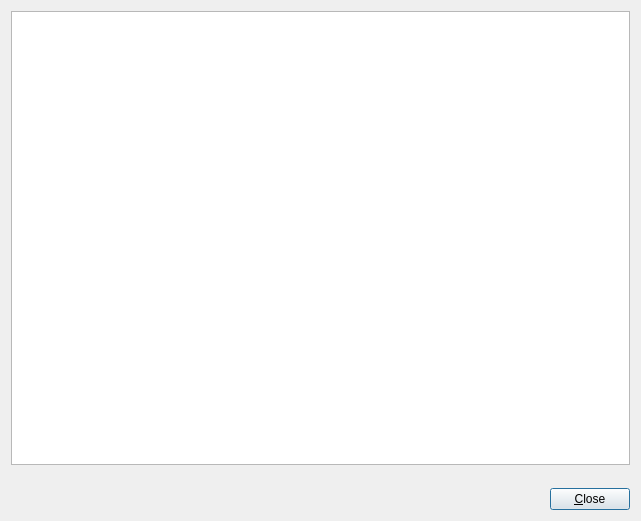
<?xml version="1.0" encoding="UTF-8"?>
<ui version="4.0">
 <class>LogView</class>
 <widget class="QDialog" name="LogView">
  <property name="geometry">
   <rect>
    <x>0</x>
    <y>0</y>
    <width>641</width>
    <height>521</height>
   </rect>
  </property>
  <property name="windowTitle">
   <string>Log Viewer</string>
  </property>
  <layout class="QVBoxLayout" name="verticalLayout">
   <item>
    <widget class="QTextEdit" name="textEdit"/>
   </item>
   <item>
    <spacer name="verticalSpacer">
     <property name="orientation">
      <enum>Qt::Vertical</enum>
     </property>
     <property name="sizeType">
      <enum>QSizePolicy::Minimum</enum>
     </property>
     <property name="sizeHint" stdset="0">
      <size>
       <width>20</width>
       <height>17</height>
      </size>
     </property>
    </spacer>
   </item>
   <item>
    <layout class="QHBoxLayout" name="horizontalLayout">
     <item>
      <spacer name="horizontalSpacer">
       <property name="orientation">
        <enum>Qt::Horizontal</enum>
       </property>
       <property name="sizeHint" stdset="0">
        <size>
         <width>438</width>
         <height>20</height>
        </size>
       </property>
      </spacer>
     </item>
     <item>
      <widget class="QPushButton" name="pushButton">
       <property name="text">
        <string>&amp;Close</string>
       </property>
      </widget>
     </item>
    </layout>
   </item>
  </layout>
 </widget>
 <resources/>
 <connections>
  <connection>
   <sender>pushButton</sender>
   <signal>clicked()</signal>
   <receiver>LogView</receiver>
   <slot>hide()</slot>
   <hints>
    <hint type="sourcelabel">
     <x>545</x>
     <y>562</y>
    </hint>
    <hint type="destinationlabel">
     <x>298</x>
     <y>292</y>
    </hint>
   </hints>
  </connection>
 </connections>
</ui>
